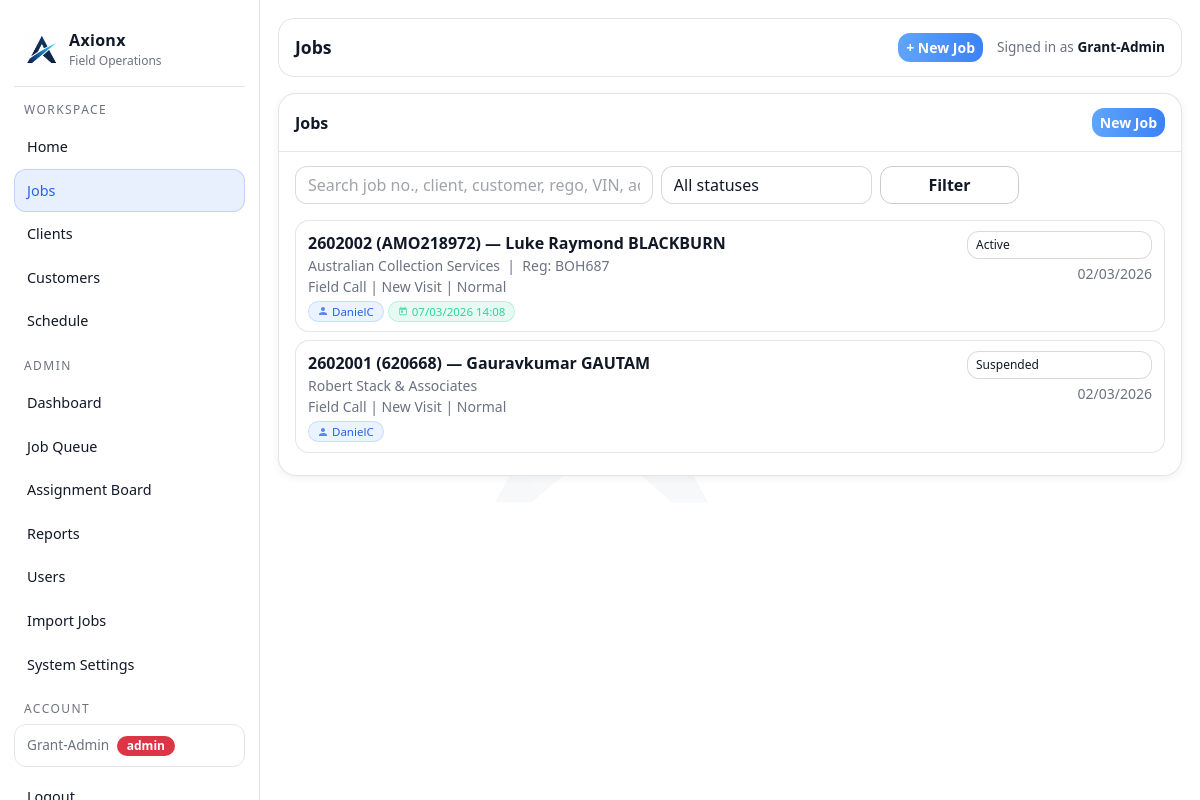
Page /jobs (signed in) on the committed database.
### tables this page shows
CREATE TABLE jobs (
        id INTEGER PRIMARY KEY AUTOINCREMENT,

        internal_job_number TEXT NOT NULL,
        client_reference TEXT,
        display_ref TEXT NOT NULL,

        client_id INTEGER,
        customer_id INTEGER,
        assigned_user_id INTEGER,

        job_type TEXT NOT NULL,
        visit_type TEXT NOT NULL,
        status TEXT NOT NULL,
        priority TEXT NOT NULL,

        job_address TEXT,
        description TEXT,

        created_at TEXT NOT NULL,
        updated_at TEXT NOT NULL, lender_name TEXT, account_number TEXT, regulation_type TEXT, arrears_cents INTEGER, costs_cents INTEGER, mmp_cents INTEGER, job_due_date TEXT, bill_to_client_id INTEGER, payment_frequency TEXT,

        FOREIGN KEY(client_id) REFERENCES clients(id),
        FOREIGN KEY(customer_id) REFERENCES customers(id),
        FOREIGN KEY(assigned_user_id) REFERENCES users(id)
    );

CREATE TABLE clients (
        id INTEGER PRIMARY KEY AUTOINCREMENT,
        name TEXT NOT NULL,
        phone TEXT,
        email TEXT,
        address TEXT,
        notes TEXT,
        created_at TEXT NOT NULL
    , updated_at TEXT NOT NULL DEFAULT '');

### app.py (the view, shortened to what this page needs)
@app.get("/jobs")
@login_required
def jobs_list():
    status = request.args.get("status", "").strip()
    q = request.args.get("q", "").strip()
    user_id = session.get("user_id")
    role = session.get("role")
    conn = db()
    cur = conn.cursor()
    sql = """
    SELECT j.*,
           c.name AS client_name,
           (cu.first_name || ' ' || cu.last_name) AS customer_name,
           (SELECT ji.reg FROM job_items ji WHERE ji.job_id = j.id AND ji.item_type = 'vehicle' LIMIT 1) AS asset_reg,
           COALESCE(u.full_name, (
               SELECT u2.full_name FROM schedules s2
               JOIN users u2 ON u2.id = s2.assigned_to_user_id
               WHERE s2.job_id = j.id AND s2.status NOT IN ('Cancelled', 'Completed')
               ORDER BY s2.scheduled_for ASC LIMIT 1
           )) AS assigned_name,
           (SELECT s.scheduled_for FROM schedules s
            WHERE s.job_id = j.id AND s.status NOT IN ('Completed', 'Cancelled')
              AND s.scheduled_for >= datetime('now')
            ORDER BY s.scheduled_for ASC LIMIT 1) AS next_scheduled
    FROM jobs j
    LEFT JOIN clients c ON c.id = j.client_id
    LEFT JOIN customers cu ON cu.id = j.customer_id
    LEFT JOIN users u ON u.id = j.assigned_user_id
    WHERE 1=1
    """
    params = []
    if status:
        if status == "Active":
            sql += " AND j.status LIKE 'Active%'"
        else:
            sql += " AND j.status = ?"
            params.append(status)
    sql += " ORDER BY CASE WHEN j.status = 'Invoiced' THEN 1 ELSE 0 END, CASE WHEN next_scheduled IS NULL THEN 1 ELSE 0 END, next_scheduled ASC, j.updated_at DESC"
    cur.execute(sql, params)
    rows = cur.fetchall()
    conn.close()
    statuses = [
        "New",
        "Active",
        "Active - Phone work only",
        "Suspended",
        "Awaiting info from client",
        "Completed",
        "Invoiced"
    ]
    return render_template("jobs.html", jobs=rows, statuses=statuses, status=status, q=q)

### app.py (called while the page is built)
def db():
    conn = sqlite3.connect(DB_PATH)
    conn.row_factory = sqlite3.Row
    return conn

def add_column_if_missing(cur, table, col, coltype):
    cur.execute(f"PRAGMA table_info({table})")
    cols = [r["name"] for r in cur.fetchall()]
    if col not in cols:
        cur.execute(f"ALTER TABLE {table} ADD COLUMN {col} {coltype}")

@app.context_processor
def inject_globals():
    return {
        "GOOGLE_MAPS_API_KEY": os.environ.get("GOOGLE_MAPS_API_KEY", ""),
        "google_maps_api_key": os.getenv("GOOGLE_MAPS_API_KEY", "")
    }

@app.before_request
def _ensure_db():
    init_db()

def login_required(f):
    @wraps(f)
    def wrapper(*args, **kwargs):
        if not session.get("user_id"):
            return redirect(url_for("login"))
        return f(*args, **kwargs)
    return wrapper

### templates/jobs.html (shortened to what this page needs)
{% extends "layout.html" %}
{% block page_title %}Jobs{% endblock %}
{% block content %}
<div class="ax-card">
  <div class="ax-card-h d-flex justify-content-between align-items-center">
    <div>Jobs</div>
    {% if session.get('role') == 'admin' %}<a class="btn btn-primary btn-sm" href="/jobs/new">New Job</a>{% endif %}
  </div>
  <div class="ax-card-b">
    <form class="row g-2 mb-3" method="get">
      <div class="col-12 col-lg-5">
        <input class="form-control" name="q" placeholder="Search job no., client, customer, rego, VIN, address..." value="{{ q }}">
      </div>
      <div class="col-12 col-lg-3">
        <select class="form-select" name="status">
          <option value="">All statuses</option>
        </select>
      </div>
      <div class="col-12 col-lg-2">
        <button class="btn btn-outline-secondary w-100">Filter</button>
      </div>
    </form>
    <div class="list-group list-group-flush">
      {% for j in jobs %}
        <div class="list-group-item" style="padding:.6rem .75rem;">
          <div class="d-flex justify-content-between align-items-start gap-2">
            <a href="/jobs/{{ j.id }}" class="text-decoration-none flex-grow-1" style="min-width:0;color:inherit;">
              <div class="fw-semibold">{{ j.display_ref }} &mdash; {{ j.customer_name or "No customer" }}</div>
              <div class="small" style="color:var(--muted)">
                {{ j.client_name or "No client" }}{% if j.asset_reg %} &nbsp;|&nbsp; Reg: {{ j.asset_reg }}{% endif %}
              </div>
              <div class="small" style="color:var(--muted)">
                {{ j.job_type }} | {{ j.visit_type }} | {{ j.priority }}
              </div>
              <div class="d-flex flex-wrap gap-1 mt-1">
                {% if j.assigned_name %}
                  <span style="display:inline-flex;align-items:center;gap:4px;background:rgba(96,165,250,.13);color:var(--accent);border:1px solid rgba(96,165,250,.25);border-radius:999px;padding:1px 9px;font-size:.72rem;font-weight:500;">
                    <svg width="10" height="10" viewBox="0 0 24 24" fill="currentColor" style="opacity:.75"><path d="M12 12c2.7 0 4.8-2.1 4.8-4.8S14.7 2.4 12 2.4 7.2 4.5 7.2 7.2 9.3 12 12 12zm0 2.4c-3.2 0-9.6 1.6-9.6 4.8v2.4h19.2v-2.4c0-3.2-6.4-4.8-9.6-4.8z"/></svg>
                    {{ j.assigned_name }}
                  </span>
                {% else %}
                  <span style="display:inline-flex;align-items:center;gap:4px;background:rgba(156,163,175,.1);color:var(--muted);border:1px solid rgba(156,163,175,.2);border-radius:999px;padding:1px 9px;font-size:.72rem;">
                    Unassigned
                  </span>
                {% endif %}
                {% if j.next_scheduled %}
                  <span style="display:inline-flex;align-items:center;gap:4px;background:rgba(52,211,153,.12);color:#34d399;border:1px solid rgba(52,211,153,.25);border-radius:999px;padding:1px 9px;font-size:.72rem;font-weight:500;">
                    <svg width="10" height="10" viewBox="0 0 24 24" fill="currentColor" style="opacity:.8"><path d="M19 4h-1V2h-2v2H8V2H6v2H5C3.9 4 3 4.9 3 6v14c0 1.1.9 2 2 2h14c1.1 0 2-.9 2-2V6c0-1.1-.9-2-2-2zm0 16H5V9h14v11zM7 11h5v5H7z"/></svg>
                    {{ j.next_scheduled[8:10] }}/{{ j.next_scheduled[5:7] }}/{{ j.next_scheduled[:4] }} {{ j.next_scheduled[11:16] }}
                  </span>
                {% endif %}
              </div>
            </a>
            <div class="text-end flex-shrink-0" style="min-width:110px;">
              {% if session.get('role') == 'admin' %}
                <form method="post" action="/jobs/{{ j.id }}/status" style="margin:0;">
                  <select name="status" class="form-select form-select-sm"
                          style="font-size:.75rem;min-width:110px;"
                          onchange="this.form.submit()">
                    {% for s in statuses %}
                      <option value="{{ s }}" {% if s == j.status %}selected{% endif %}>{{ s }}</option>
                    {% endfor %}
                  </select>
                </form>
              {% else %}
                <span class="badge bg-secondary">{{ j.status }}</span>
              {% endif %}
              <div class="small mt-1" style="color:var(--muted)">{% if j.updated_at %}{{ j.updated_at[8:10] }}/{{ j.updated_at[5:7] }}/{{ j.updated_at[:4] }}{% endif %}</div>
            </div>
          </div>
        </div>
      {% else %}
        <div style="color:var(--muted)" class="py-3 text-center">No jobs found.</div>
      {% endfor %}
    </div>
  </div>
</div>
{% endblock %}

### templates/layout.html (shortened to what this page needs)
<!doctype html>
<html lang="en">
<head>
  <link href="https://cdn.jsdelivr.net/npm/bootstrap@5.3.3/dist/css/bootstrap.min.css" rel="stylesheet">
</head>
<body>
  <div class="ax-shell">
    <aside class="ax-sidebar">
      <a class="ax-brand" href="/dashboard">
        <img src="{{ url_for('static', filename='images/axionx-icon.png') }}" alt="Axionx">
        <div>
          <div class="name">Axionx</div>
          <div class="sub">Field Operations</div>
        </div>
      </a>
      <div class="ax-nav">
        <div class="hint">Workspace</div>
        <a href="/dashboard" class="{% if request.path == '/dashboard' %}active{% endif %}">Home</a>
        <a href="/jobs" class="{% if request.path.startswith('/jobs') %}active{% endif %}">Jobs</a>
        {% if session.get('role') != 'agent' %}
        <a href="/clients" class="{% if request.path.startswith('/clients') %}active{% endif %}">Clients</a>
        <a href="/customers" class="{% if request.path.startswith('/customers') %}active{% endif %}">Customers</a>
        <a href="/schedule" class="{% if request.path.startswith('/schedule') %}active{% endif %}">Schedule</a>
        {% endif %}
        {% if session.get('role') == 'admin' %}
          <div class="hint">Admin</div>
          <a href="/admin" class="{% if request.path == '/admin' %}active{% endif %}">Dashboard</a>
          <a href="/queue" class="{% if request.path.startswith('/queue') %}active{% endif %}">Job Queue</a>
          <a href="/assign" class="{% if request.path.startswith('/assign') %}active{% endif %}">Assignment Board</a>
          <a href="/reports/monthly" class="{% if request.path.startswith('/reports') %}active{% endif %}">Reports</a>
          <a href="/users" class="{% if request.path.startswith('/users') %}active{% endif %}">Users</a>
          <a href="/import/jobs" class="{% if request.path.startswith('/import') %}active{% endif %}">Import Jobs</a>
          <a href="/admin/settings" class="{% if request.path.startswith('/admin/settings') %}active{% endif %}">System Settings</a>
        {% endif %}
        <div class="hint">Account</div>
        {% if session.get('user_id') %}
          <div class="ax-user-chip mb-2">
            {{ session.get('user_name') }}
            <span class="badge {% if session.get('role') == 'admin' %}bg-danger{% else %}bg-secondary{% endif %} ms-1">{{ session.get('role') }}</span>
          </div>
          <a href="/logout">Logout</a>
        {% else %}
          <a href="/login" class="{% if request.path.startswith('/login') or request.path.startswith('/signup') %}active{% endif %}">Login</a>
        {% endif %}
      </div>
    </aside>
    <main class="ax-main">
      <div class="ax-topbar">
        <div class="title">{% block page_title %}Axion{% endblock %}</div>
        <div style="display:flex; align-items:center; gap:14px;">
          {% if session.get('user_id') and session.get('role') != 'agent' %}
            <a href="/jobs/new" class="btn btn-primary btn-sm">+ New Job</a>
          {% endif %}
          <div style="color:var(--muted); font-size:.85rem;">
            {% if session.get('user_id') %}
              Signed in as <strong style="color:var(--text)">{{ session.get('user_name') }}</strong>
            {% else %}
              Not signed in
            {% endif %}
          </div>
        </div>
      </div>
      {% block content %}{% endblock %}
    </main>
  </div>
</body>
</html>

### templates/layout.html (style rules this page uses)
:root { --bg: #ffffff; --panel: #ffffff; --panel2: #f3f4f6; --card: #f9fafb; --text: #111827; --muted: #6b7280; --line: rgba(0,0,0,.10); --accent: #2563eb; --accent2: #16a34a; --danger: #dc2626; }
body { background: #ffffff; color: var(--text); }
body::before { content: ''; position: fixed; inset: 0; background: url('/static/images/axionx-icon.png') center center / 260px auto no-repeat; opacity: .03; pointer-events: none; z-index: 0; }
.ax-shell { min-height: 100vh; display: grid; grid-template-columns: 260px 1fr; position: relative; z-index: 1; }
.ax-sidebar { background: #ffffff; border-right: 1px solid var(--line); position: sticky; top: 0; height: 100vh; padding: 18px 14px; overflow-y: auto; }
.ax-brand { display:flex; align-items:center; gap: 10px; padding: 10px 10px 16px 10px; border-bottom: 1px solid var(--line); margin-bottom: 14px; text-decoration: none; }
.ax-brand img { height: 34px; }
.ax-brand .name { font-weight: 700; letter-spacing: .3px; color: var(--text); }
.ax-brand .sub { font-size: .75rem; color: var(--muted); }
.ax-nav a { display:flex; align-items:center; gap: 10px; padding: 10px 12px; border-radius: 12px; color: var(--text); text-decoration:none; border: 1px solid transparent; font-size: .9rem; }
.ax-nav a.active { background: rgba(37,99,235,.10); border-color: rgba(37,99,235,.20); color: #2563eb; }
.ax-nav .hint { color: var(--muted); font-size: .75rem; margin: 14px 10px 6px; text-transform: uppercase; letter-spacing: .12em; }
.ax-user-chip { margin-top: auto; padding: 10px 12px; border-radius: 12px; border: 1px solid var(--line); font-size: .85rem; color: var(--muted); }
.ax-main { padding: 18px 18px 28px; min-width: 0; }
.ax-topbar { background: #ffffff; border: 1px solid var(--line); border-radius: 16px; padding: 14px 16px; display:flex; align-items:center; justify-content: space-between; margin-bottom: 16px; }
.ax-topbar .title { font-size: 1.1rem; font-weight: 650; }
.ax-card { background: #ffffff; border: 1px solid var(--line); border-radius: 18px; box-shadow: 0 2px 8px rgba(0,0,0,.06); overflow: visible; }
.ax-card .ax-card-h { padding: 14px 16px; border-bottom: 1px solid var(--line); font-weight: 650; }
.ax-card .ax-card-b { padding: 14px 16px; }
.form-control, .form-select { background: #ffffff !important; color: var(--text) !important; border: 1px solid rgba(0,0,0,.15) !important; border-radius: 12px !important; }
.form-control::placeholder { color: rgba(17,24,39,.4); }
.btn { border-radius: 12px; font-weight: 600; }
.btn-primary { background: linear-gradient(90deg, #60a5fa, #3b82f6); border: 0; }
.btn-outline-secondary { border-color: rgba(0,0,0,.20); color: var(--text); }
.badge { border-radius: 999px; padding: 4px 10px; font-weight: 600; font-size: .75rem; }
.list-group-item { background: #ffffff !important; border: 1px solid var(--line) !important; color: var(--text) !important; border-radius: 14px !important; margin-bottom: 8px; }

### rows in the picture
jobs: display_ref "2602002 (AMO218972)", customer_name "Luke Raymond BLACKBURN", name "Australian Collection Services", asset_reg "BOH687", job_type "Field Call", visit_type "New Visit", priority "Normal", assigned_name "DanielC", next_scheduled "07", next_scheduled "03", next_scheduled "2026", next_scheduled "14:08", status "Active", updated_at "02", updated_at "03", updated_at "2026"
jobs: display_ref "2602001 (620668)", customer_name "Gauravkumar GAUTAM", name "Robert Stack & Associates", job_type "Field Call", visit_type "New Visit", priority "Normal", assigned_name "DanielC", status "Suspended", updated_at "02", updated_at "03", updated_at "2026"

### other values in the picture
{{ session.get('user_name') }} "Grant-Admin"
{{ session.get('role') }} "admin"
